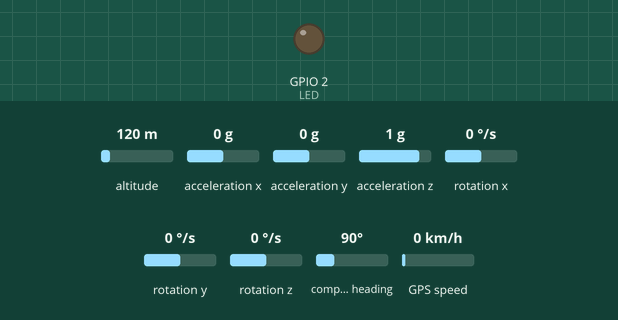
Recording of a sketch running on a simulated ESP32. On the bench: output pins drawn as LEDs (lit = HIGH). The inputs (shaded band) are chosen by the test bench; at power-on: acceleration x 0 g, acceleration z 1 g, rotation x 0 °/s, altitude 120 m, acceleration y 0 g, rotation y 0 °/s, rotation z 0 °/s, compass heading 90°, GPS speed 0 km/h. The local clock reads 2024-03-15 10:24:30 at power-on unless the sketch sets it; storage starts empty; the GPS gets a fix after 3 s at 37.7749, -122.4194 with 8 satellites; what the sketch prints to the serial monitor is not drawn.

Above: at 0.1 s.
At 3.7 s:
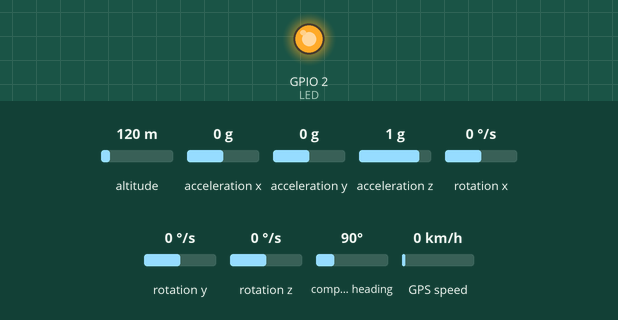
3.8 s: acceleration x set to -0.2 g
8.2 s: acceleration z set to -1.4 g
10.4 s: rotation x set to -2 °/s
Timing chart, 0 to 13.4 s (numbered marks = the images above; inputs shaded):
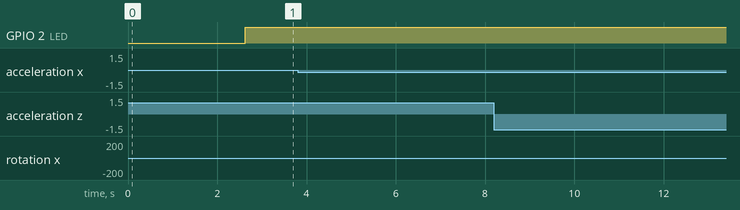

The sketch:

bicycle-irometro.ino
```cpp
//Coded by Jairo Ivo
#include <MPU9250_asukiaaa.h>
#include <TinyGPS++.h>
#include <ESP32Time.h>
#include <SD.h>
#include <SPI.h>
#include <Wire.h>


#define LED 2

// ESP32Time rtc;
ESP32Time rtc(-10800);  // offset in seconds GMT-3

#define GPS_BAUDRATE 9600  // the default baudrate of NEO-6M is 9600

TinyGPSPlus gps;  // the TinyGPS++ object

String dataMessage;  // save data to sdcard

File dataFile;


// Internal RTC Variables
int rtcdia, rtcmes, rtcano, rtchora, rtcminuto, rtcsegundo{ 0 };
long rtcmillis;
// GPS Variables
int gpsdia, gpsmes, gpsano, gpshora, gpsminuto, gpssegundo{ 0 };
float gpslat, gpslong{ 0 };
char latitudeStr[15];
char longitudeStr[15];
double gpsalt = 0;
float gpsvel = 0;
// Sensor reading variables
// MPU9052
MPU9250_asukiaaa mySensor;
float aX, aY, aZ, aSqrt, gX, gY, gZ, mDirection, mX, mY, mZ;

int gpsUpdate = 0;  // Informs if the gps was updated on the last data

void setup() {
  Serial.begin(9600);
  Serial2.begin(GPS_BAUDRATE);

  Serial.println(F("AirTemp View - Coded by Jairo Ivo"));

  pinMode(LED, OUTPUT);

  initSDCard();
  checkSDFile();  // Check the data.csv file on the memory card or create it if it does not exist

  Serial.println(F("Initiating synchronization of the internal RTC with the gps!"));
  delay(500);
  while (rtc.getYear() < 2001) {
    Serial.println(F("."));
    rtcSyncWithGps();
    //delay(50);
  }

#ifdef _ESP32_HAL_I2C_H_  // For ESP32
  Wire.begin();
  mySensor.setWire(&Wire);
#else
  Wire.begin();
  mySensor.setWire(&Wire);
#endif

  mySensor.beginAccel();
  mySensor.beginGyro();
  mySensor.beginMag();

  // You can set your own offset for mag values
  // mySensor.magXOffset = -50;
  // mySensor.magYOffset = -55;
  // mySensor.magZOffset = -10;
}

void loop() {
  //delay(500);
  if (Serial2.available() > 0) {
    if (gps.encode(Serial2.read())) {
      digitalWrite(LED, LOW);
      if (gps.location.isValid()) {
        dtostrf(gps.location.lat(), 12, 8, latitudeStr);
        dtostrf(gps.location.lng(), 12, 8, longitudeStr);
        gpsUpdate = 1;
        if (gps.altitude.isValid()) {
          gpsalt = (gps.altitude.meters());
        } else {
          Serial.println(F("- alt: INVALID"));
          delay(150);
        }
      } else {
        Serial.println(F("- location: INVALID"));
        delay(150);
      }
      if (gps.speed.isValid()) {
        gpsvel = (gps.speed.kmph());
      } else {
        Serial.println(F("- speed: INVALID"));
        delay(150);
      }
      if (gps.date.isValid() && gps.time.isValid()) {
        gpsano = (gps.date.year());
        gpsmes = (gps.date.month());
        gpsdia = (gps.date.day());
        gpshora = (gps.time.hour());
        gpsminuto = (gps.time.minute());
        gpssegundo = (gps.time.second());
      } else {
        Serial.println(F("- gpsDateTime: INVALID"));
        delay(150);
      }
      //Serial.println();
    }
  }

  if (mySensor.accelUpdate() == 0) {
    aX = mySensor.accelX();
    aY = mySensor.accelY();
    aZ = mySensor.accelZ();
    aSqrt = mySensor.accelSqrt();
    Serial.print("accelX: " + String(aX));
    Serial.print("\taccelY: " + String(aY));
    Serial.print("\taccelZ: " + String(aZ));
    Serial.print("\taccelSqrt: " + String(aSqrt));
  }

  if (mySensor.gyroUpdate() == 0) {
    gX = mySensor.gyroX();
    gY = mySensor.gyroY();
    gZ = mySensor.gyroZ();
    Serial.print("\tgyroX: " + String(gX));
    Serial.print("\tgyroY: " + String(gY));
    Serial.print("\tgyroZ: " + String(gZ));
  }

  if (mySensor.magUpdate() == 0) {
    mX = mySensor.magX();
    mY = mySensor.magY();
    mZ = mySensor.magZ();
    mDirection = mySensor.magHorizDirection();
    Serial.print("\tmagX: " + String(mX));
    Serial.print("\tmaxY: " + String(mY));
    Serial.print("\tmagZ: " + String(mZ));
    Serial.print("\thorizontalDirection: " + String(mDirection));
  }

  if ((rtc.getMillis()) - rtcmillis >= 100) {
    digitalWrite(LED, HIGH);
    Serial.print(F("- RTC date&time: "));
    Serial.println(rtc.getTime("%A, %B %d %Y %H:%M:%S"));  // (String) returns time with specified format

    rtcmes = rtc.getMonth();
    rtcdia = rtc.getDay();
    rtcano = rtc.getYear();
    rtchora = rtc.getHour(true);
    rtcminuto = rtc.getMinute();
    rtcsegundo = rtc.getSecond();

    Serial.print(F("- GPS date&time: "));
    Serial.print(gpsano);
    Serial.print(F("-"));
    Serial.print(gpsmes);
    Serial.print(F("-"));
    Serial.print(gpsdia);
    Serial.print(F(" "));
    Serial.print(gpshora);
    Serial.print(F(":"));
    Serial.print(gpsminuto);
    Serial.print(F(":"));
    Serial.println(gpssegundo);
    Serial.print(F("- latitude: "));
    Serial.println(latitudeStr);
    Serial.print(F("- longitude: "));
    Serial.println(longitudeStr);
    Serial.print(F("- altitude: "));
    Serial.println(gpsalt);
    Serial.print(F("- speed: "));
    Serial.print(gpsvel);
    Serial.println(F(" km/h"));

    saveData();
    gpsUpdate = 0;
    rtcmillis = rtc.getMillis();
    Serial.println();
  }
}

void rtcSyncWithGps() {
  if (Serial2.available() > 0) {
    //delay(150);
    if (gps.encode(Serial2.read())) {
      delay(150);
      Serial.print(F("- GPS date&time: "));
      if (gps.date.isValid() && gps.time.isValid()) {
        Serial.print(gps.date.year());
        Serial.print(F("-"));
        Serial.print(gps.date.month());
        Serial.print(F("-"));
        Serial.print(gps.date.day());
        Serial.print(F(" "));
        Serial.print(gps.time.hour());
        Serial.print(F(":"));
        Serial.print(gps.time.minute());
        Serial.print(F(":"));
        Serial.println(gps.time.second());
        rtc.setTime((gps.time.second()), (gps.time.minute()), (gps.time.hour()), (gps.date.day()), (gps.date.month()), (gps.date.year()));  // 17th Jan 2021 15:24:30
        //rtc.setTime(1609459200);  // 1st Jan 2021 00:00:00
        //rtc.offset = 7200; // change offset value
        Serial.print(F("- RTC date&time: "));
        Serial.println(rtc.getTime("%A, %B %d %Y %H:%M:%S"));  // (String) returns time with specified format
        // formating options  http://www.cplusplus.com/reference/ctime/strftime/
      } else {
        Serial.println(F("No valid date and time data!"));
      }
      Serial.println();
    }
  }
  if (millis() > 5000 && gps.charsProcessed() < 10)
    Serial.println(F("No valid gps data: check connection"));
}
```

sdCard.ino
```cpp
void saveData() {
  dataMessage = String(rtcdia) + "/" + String(rtcmes) + "/" + String(rtcano) + "," + String(rtchora) + ":" + String(rtcminuto) + ":" + String(rtcsegundo) + "," + String(gpsdia) + "/" + String(gpsmes) + "/" + String(gpsano) + "," + String(gpshora) + ":" + String(gpsminuto) + ":" + String(gpssegundo) + "," + String(latitudeStr) + "," + String(longitudeStr) + ","
                + String(gpsalt) + "," + String(gpsvel) + "," + String(aX) + "," + String(aY) + "," + String(aZ) + "," + String(aSqrt) + "," + String(gX) + "," + String(gY) + "," + String(gZ) + "," + String(mX) + "," + String(mY) + "," + String(mZ) + "," + String(mDirection) + "," + String(gpsUpdate) + "," + "\r\n";
  Serial.print(F("- data appended: ")); Serial.print(dataMessage);
  appendFile(SD, "/data.csv", dataMessage.c_str());
}

//This function checks if the data.csv file exists along with the right header
//If it doesn't exist, it calls the writeFile function to create the file
void checkSDFile() {
  File file = SD.open("/data.csv");
  if (!file) {
    Serial.println("File doesn't exist");
    Serial.println("Creating file...");
    delay(1000);
    writeFile(SD, "/data.csv", "RTCData, RTCHora, GPSData, GPSHora, Lat, Long, Altgps, Vel, aX, aY, aZ, aSqrt, gX, gY, gZ, mX, mY, mZ, mDirection, GPSUpdate \r\n");
  } else {
    Serial.println("File already exists");
  }
  file.close();
  delay(1000);
}

//Starts the SDcard as soon as the system is powered on
//Verifies that it is present and working
void initSDCard() {
  if (!SD.begin()) {
  } else {
    return;
  }
  uint8_t cardType = SD.cardType();

  //Checks SD card type and free space
  if (cardType == CARD_NONE) {
    return;
  }
  //Serial.print("SD Card Type: ");
  if (cardType == CARD_MMC) {
    //Serial.println("MMC");
  } else if (cardType == CARD_SD) {
    //Serial.println("SDSC");
  } else if (cardType == CARD_SDHC) {
    //Serial.println("SDHC");
  } else {
    //Serial.println("UNKNOWN");
  }
  uint64_t cardSize = SD.cardSize() / (1024 * 1024);
  Serial.printf("SD Card Size: %lluMB\n", cardSize);
}


// Writes the data file.csv if it doesn't exist
void writeFile(fs::FS &fs, const char *path, const char *message) {
  Serial.printf("Writing file: %s\n", path);
  File file = fs.open(path, FILE_WRITE);
  if (!file) {
    Serial.println("Failed to open file for writing");
    return;
  }
  if (file.print(message)) {
    Serial.println("File written");
  } else {
    Serial.println("Write failed");
  }
  file.close();
}

// Writes the data generated in dataSave and passed through the dataMensseger string
void appendFile(fs::FS &fs, const char *path, const char *message) {
  Serial.printf("- appending to file: %s\n", path);
  File file = fs.open(path, FILE_APPEND);
  if (!file) {
    Serial.println("Failed to open file for appending");
    delay(250);
  }
  if (file.print(message)) {
    Serial.println("- message appended");
    delay(250);
  } else {
    delay(250);
    Serial.println("- append failed");
  }
  file.close();
}
```

Measured:
- after the input at 3.8 s, every drawn part: stays the same
- after the input at 8.2 s, every drawn part: stays the same
- after the input at 10.4 s, every drawn part: stays the same
